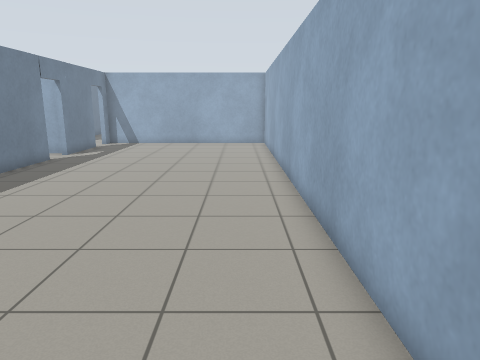
view 1 (above)

16 first-person views from a walk through a world built for the Gazebo simulator. The camera is 1.3 m above the floor, tilts 12° down and sees 70° across. The floor is counted in squares, 0.5 m on a side. Each view is taken from the middle of a square. On the plan, view 1 faces up. The plan holds only what a view shows up to about 20 squares ahead; the rest is blank. The place goes on beyond the plan. Simple shapes stand in for some stock models. Some surface patterns are stand-ins.

view 2
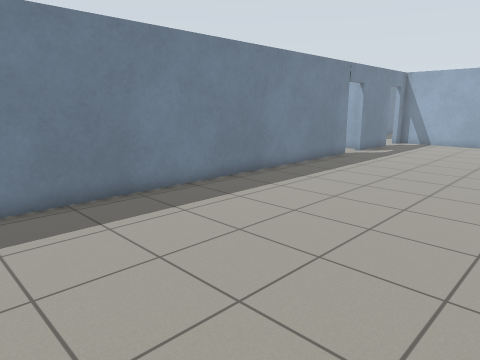

view 3
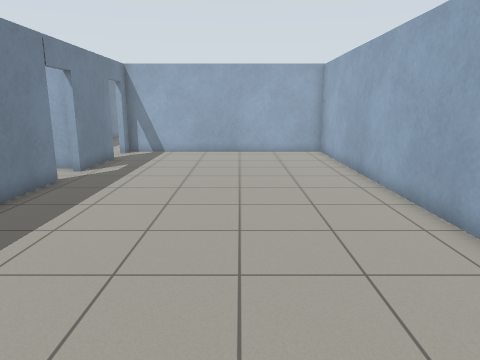

view 4
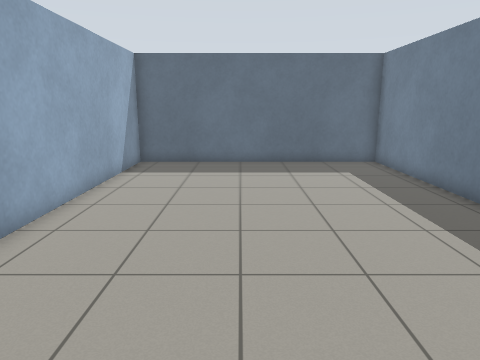

view 5
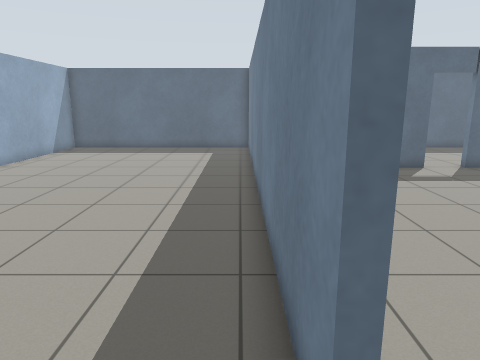

view 6
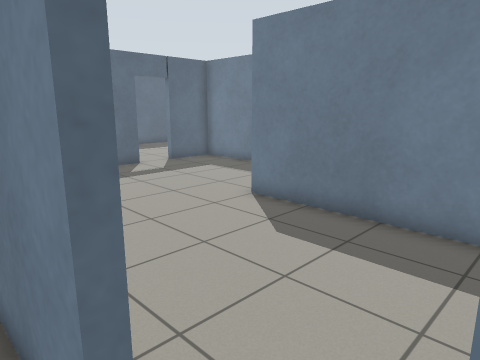

view 7
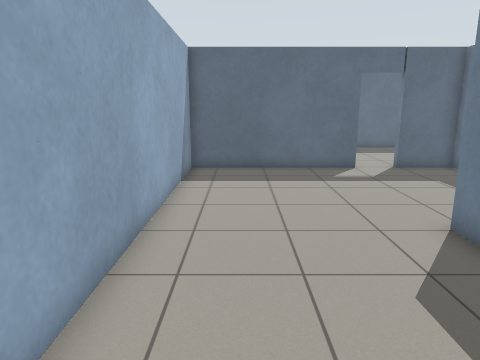

view 8
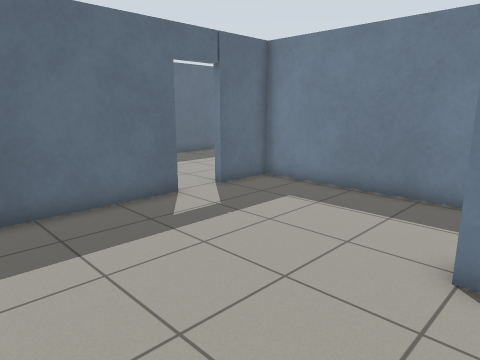

view 9
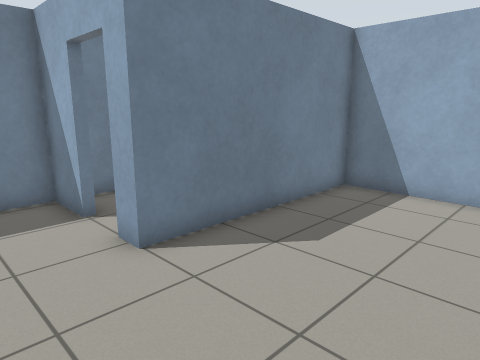

view 10
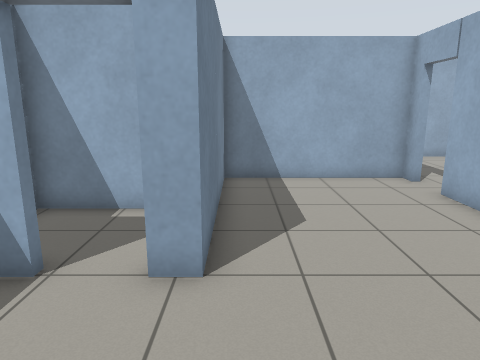

view 11
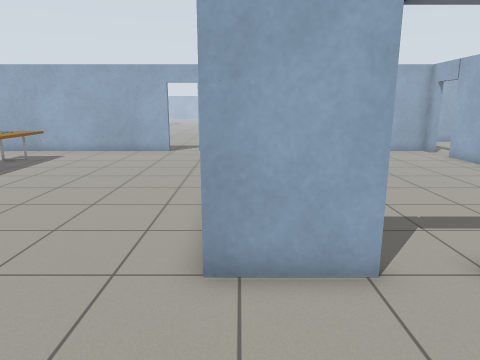

view 12
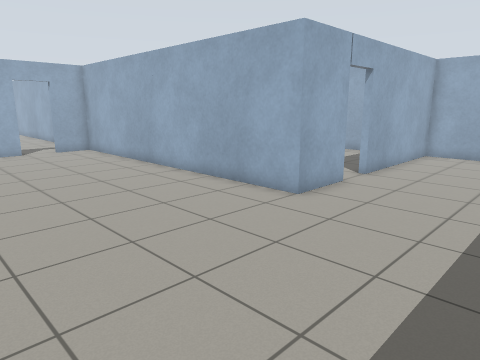

view 13
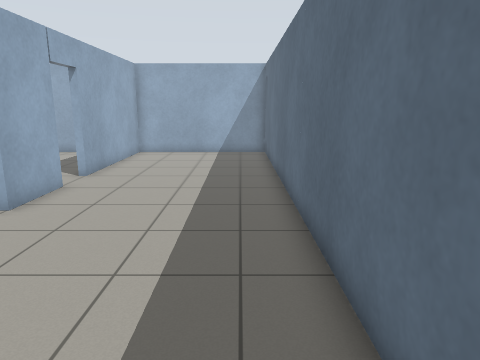

view 14
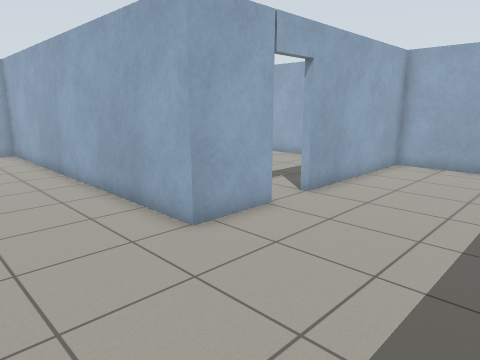

view 15
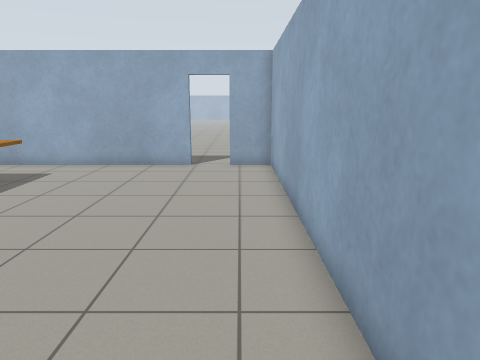

view 16
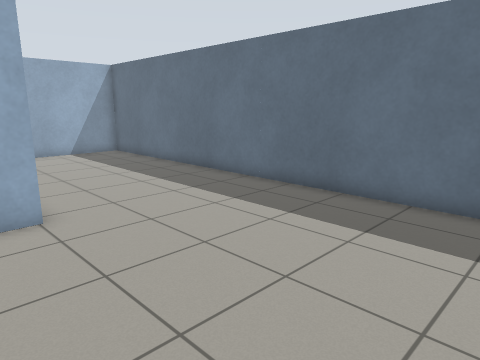

### Floor plan
Points are (right, up) in squares from view 1. A wall is a line through its corners. A room is listed if a view was taken in it or the views show most of it. See-through windows are left out.
Room 1 (views 1, 2, 3, 4, 5, 6)
walls: (-9.6, 17.1) (-9.6, -3.5) (1.8, -3.5) (1.8, 25.3) (-9.6, 25.3); (-9.6, 22.9) (-9.6, 18.9)
ways out: open door at (-10, 18.5) to room 2; open door at (-10, 23.5)
Room 2 (views 7, 8, 9, 10)
walls: (-19.1, 11.9) (-21.3, 11.9) (-21.3, 4.2) (-18.7, 4.2); (-17.1, 4.2) (-9.9, 4.2) (-9.9, 17.1); (-9.9, 18.9) (-9.9, 19.6) (-16.6, 19.6) (-16.6, 11.9) (-17.5, 11.9)
ways out: open door at (-10, 18.5) to room 1; open door at (-17.5, 4) to room 3; open door at (-18.5, 12) to room 4
Room 3 (views 11, 12, 13, 14, 15, 16)
walls: (-18.7, 3.9) (-21.6, 3.9) (-21.6, 19.6) (-23.5, 19.6); (-28.6, -3.5) (-9.9, -3.5) (-9.9, 3.9) (-17.1, 3.9); (-25.2, 19.6) (-30.6, 19.6)
ways out: open door at (-17.5, 4) to room 2; open door at (-24.5, 20)
Room 4 (no view inside)
walls: (-18.5, 15.6) (-21.4, 15.6); (-21.3, 13.7) (-21.3, 13)
ways out: open door at (-18.5, 12) to room 2

Where each view was taken, in squares from view 1:
view 1: 0 up, 0 right, facing up
view 2: 1 down, 0 right, facing up-left
view 3: 5 up, 3 left, facing up
view 4: 13 up, 3 left, facing down
view 5: 19 up, 9 left, facing down
view 6: 19 up, 9 left, facing down-left
view 7: 19 up, 12 left, facing down
view 8: 13 up, 11 left, facing down-left
view 9: 9 up, 11 left, facing up-left
view 10: 7 up, 16 left, facing up
view 11: 1 down, 21 left, facing up
view 12: 2 down, 30 left, facing up-right
view 13: 2 down, 30 left, facing right
view 14: 2 down, 26 left, facing up-right
view 15: 4 up, 23 left, facing up
view 16: 6 up, 30 left, facing down-right
